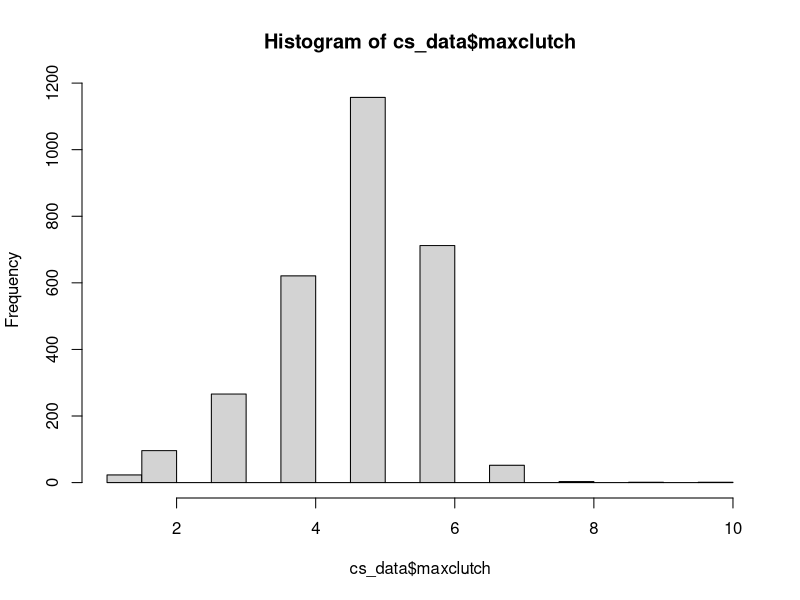
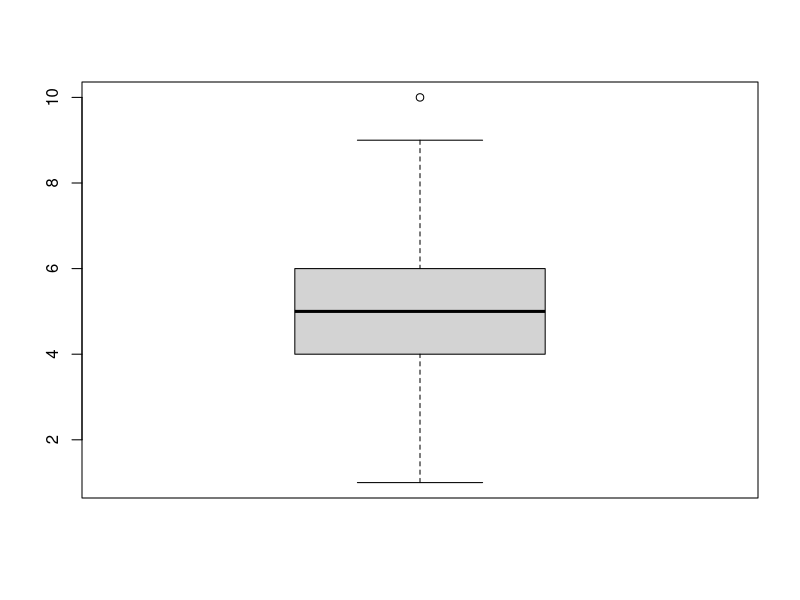
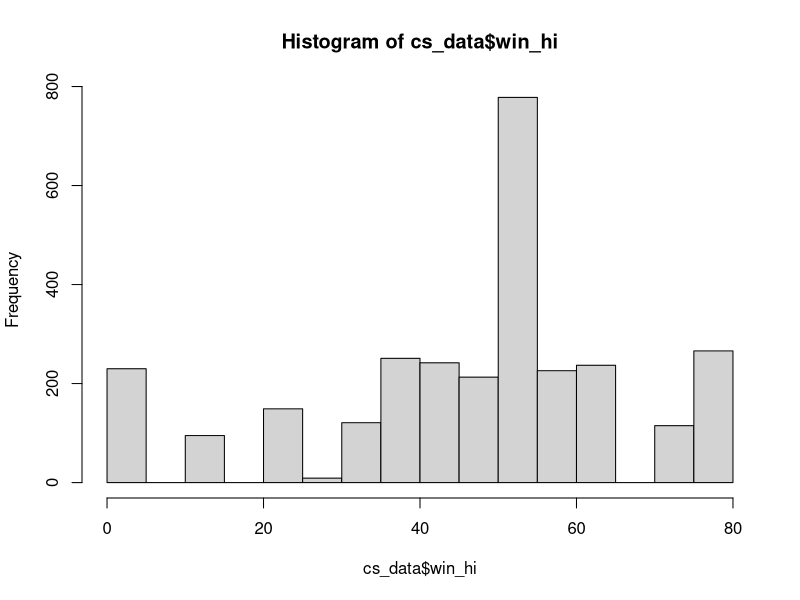
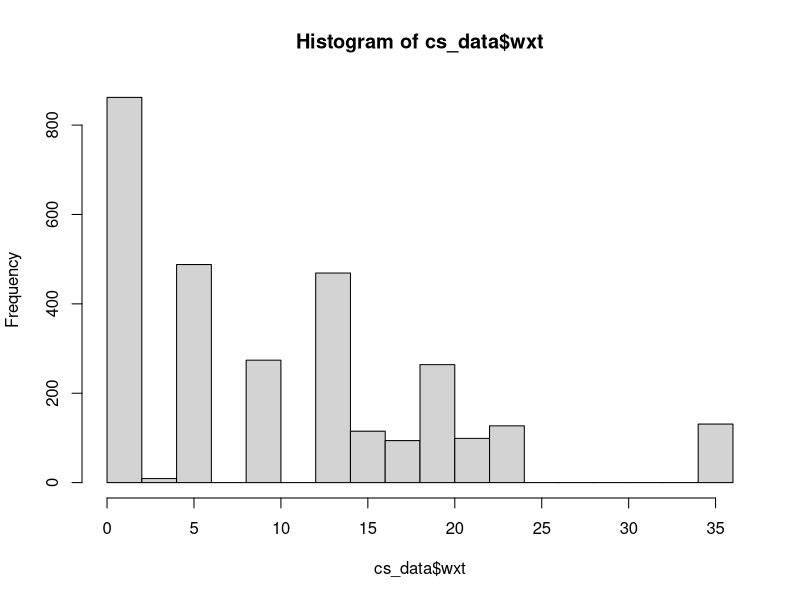
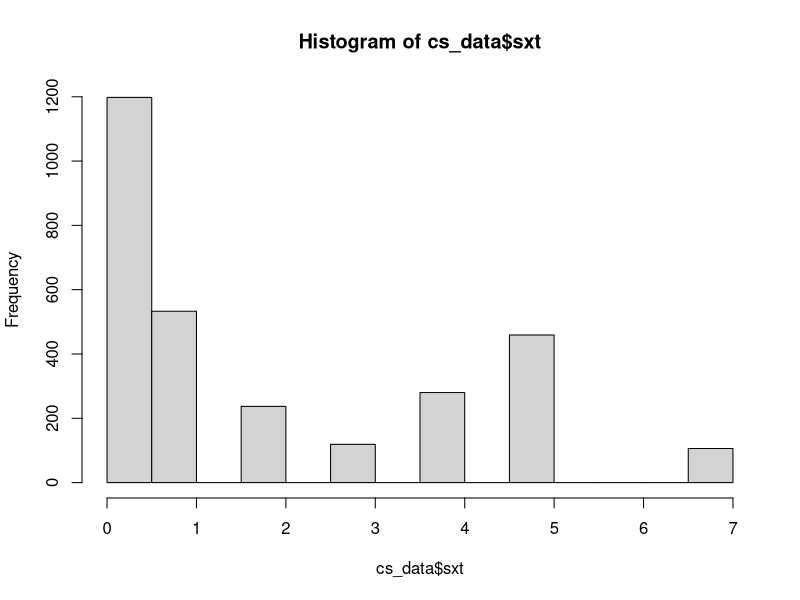
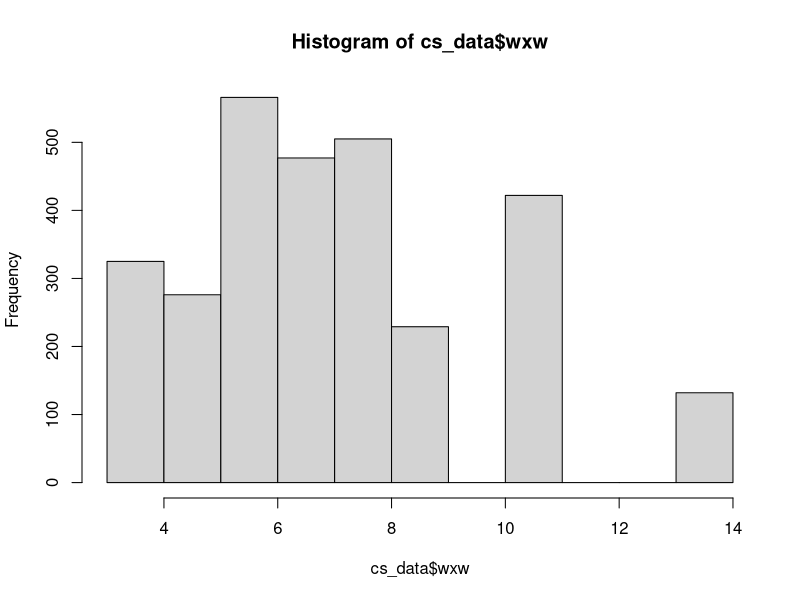
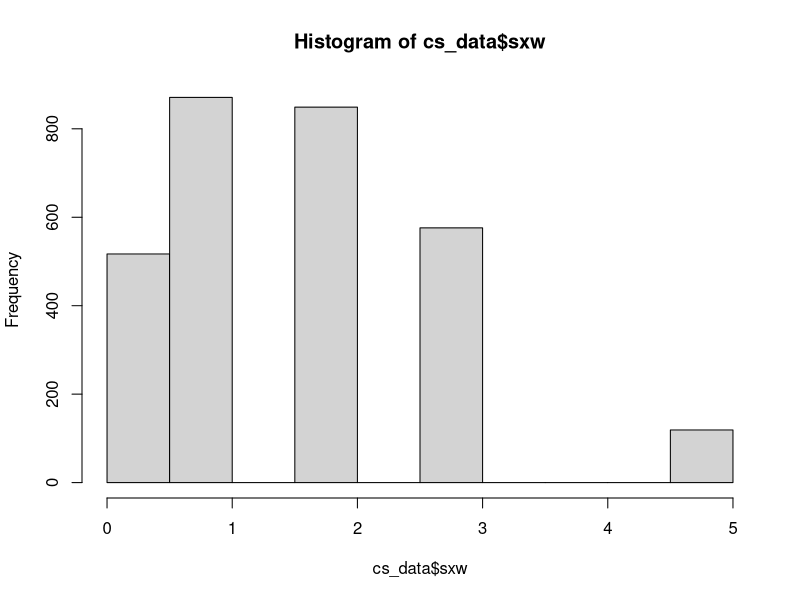
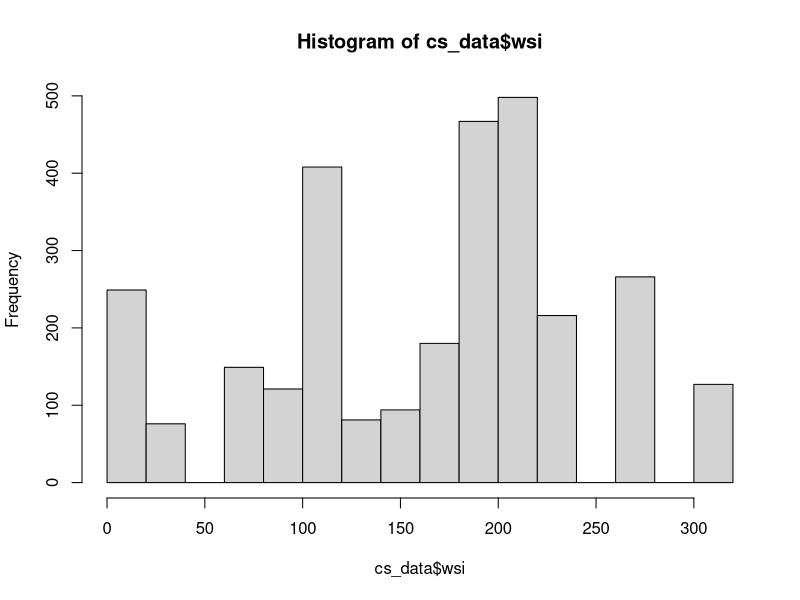

Write the R code that produced these figures, in order. (Note: this script raises an error after producing the figures.)
# Fit mixed effects models for clutch size

# Load Packages
library(lme4) #used for modeling mixed effects models
library(data.table) #for easy data manipulation and visuals
library(optimx) #another method for optimzation in model fitting

# Load data
cs_data <- read.csv("clutch_size/data/clutch_wx.csv", header = TRUE)
head(cs_data)
summary(cs_data)

# Remove nest with 34 eggs
cs_data <- cs_data[!(cs_data$maxclutch == "34"),]
summary(cs_data)

# Make sure site and year are factor variables
is.factor(cs_data$site)
cs_data$site <- as.factor(cs_data$site)
is.factor(cs_data$site)

is.factor(cs_data$year)
cs_data$year <- as.factor(cs_data$year)
is.factor(cs_data$year)

# Visualize data
hist(cs_data$maxclutch)
boxplot(cs_data$maxclutch)
hist(cs_data$win_hi)
hist(cs_data$wxt)
hist(cs_data$sxt)
hist(cs_data$wxw)
hist(cs_data$sxw)
hist(cs_data$wsi)
head(cs_data)

# Standardize variables
cs_data$cwin_hi <- cs_data$win_hi - mean(cs_data$win_hi)
cs_data$swin_hi <- scale(cs_data$win_hi, center = TRUE, scale = TRUE) #standardized, to center only set scale=FALSE
# 
cs_data$cwsi <- cs_data$wsi - mean(cs_data$wsi)
cs_data$swsi <- scale(cs_data$wsi, center = TRUE, scale = TRUE) #standardized

head(cs_data)



# Fit mixed effect models
# maxclutch ~ 1
c1 <- lmer(maxclutch ~ 1 + (1|year), data = cs_data)
summary(c1)
# get output
loglike <- logLik(c1)[1]
beta_c1 <- coef(summary(c1))[ ,"Estimate"]
k <- length(beta_c1)
model <- "null"

# summary of model fit
c1.sum <- summary(c1)
print(c1.sum, digits=3)


# maxclutch ~ sxt + sxw + Win_Hi + site + (1|year)
c2 <- glmer(maxclutch ~ sxt + sxw + swin_hi[,1] + site + (1|year), 
            data = cs_data, family = poisson(link = "log")) #Peterson & Douglas
summary(c2)
loglike <- append(loglike, logLik(c2)[1])
beta_c2 <- coef(summary(c2))[ ,"Estimate"]
k <- append(k, length(beta_c2))
model <- append(model, "sxt+sxw+win_hi+site")

# summary of model fit
c2.sum <- summary(c2)
print(c2.sum, digits=3)
plot(ranef(c2)) #QQ plot
plot(c2)

logLik(c2)
AIC(c2)
# maxclutch ~ sxt + sxw + Win_Hi + I(Win_Hi^2) + site + (1|year)
c3 <- glmer(maxclutch ~ sxt + sxw + swin_hi[,1] + I(swin_hi[,1]^2) + site + (1|year), 
            data = cs_data, family = poisson(link = "log")) #Peterson & Douglas
summary(c3)
loglike <- append(loglike, logLik(c3)[1])
beta_c3 <- coef(summary(c3))[ ,"Estimate"]
k <- append(k, length(beta_c3))
model <- append(model, "sxt+sxw+win_hi+win_hi2+site")

# summary of model fit
c3.sum <- summary(c3)
print(c3.sum, digits=3)
plot(ranef(c3))



# maxclutch ~ wsi + site + (1|year)
c4 <- glmer(maxclutch ~ swsi[,1] + site + (1|year), 
            data = cs_data, family = poisson(link = "log")) #Paul Flint
summary(c4)
loglike <- append(loglike, logLik(c4)[1])
beta_c4 <- coef(summary(c4))[ ,"Estimate"]
k <- append(k, length(beta_c4))
model <- append(model, "wsi+site")

# summary of model fit
c4.sum <- summary(c4)
print(c4.sum, digits=3)
plot(ranef(c4))




# maxclutch ~ Win_Hi + I(Win_Hi^2) + site + (1|year)
c5 <- glmer(maxclutch ~ swin_hi[,1] + I(swin_hi[,1]^2) + site + (1|year), 
            data = cs_data, family = poisson(link = "log")) #Katie Christie
summary(c5)
loglike <- append(loglike, logLik(c5)[1])
beta_c5 <- coef(summary(c5))[ ,"Estimate"]
k <- append(k, length(beta_c5))
model <- append(model, "win_hi+win_hi2+site")

# summary of model fit
c5.sum <- summary(c5)
print(c5.sum, digits=3)
plot(ranef(c5))



# maxclutch ~ Win_Hi + site + (1|year)
c6 <- glmer(maxclutch ~ swin_hi[,1] + site + (1|year), 
            data = cs_data, family = poisson(link = "log")) #Paul Flint
summary(c6)
loglike <- append(loglike, logLik(c6)[1])
beta_c6 <- coef(summary(c6))[ ,"Estimate"]
k <- append(k, length(beta_c6))
model <- append(model, "win_hi+site")

# summary of model fit
c6.sum <- summary(c6)
print(c6.sum, digits=3)
plot(ranef(c6))



# AICc Model Selection

# Create AICc table
table <- data.frame(model)
table$LL <- loglike
table$neg2LL <- loglike*-2 #calculate negative 2 loglikelihood from log likelihood
table$n <- nrow(cs_data) #number of observations
table$k <- k+2 #add 2 parameters for the random year effect and the residual estimate
table$AIC <- table$neg2LL + (2*table$k) #calculate AIC (not corrected for small sample)
table$AICc <- table$AIC + ((2*table$k^2+2*table$k)/(table$n-table$k-1)) #calculate AICc
table$AICcmin <- min(table$AICc) #find smallest AIC value
table$deltaAICc <- table$AICc-table$AICcmin #calculate difference between smallest AIC and each AICc
table$odds <- exp(-0.5*table$deltaAICc) #calculate model odds, need for model weights
summodds <- sum(table$odds) #summary model odds
table$AICcwt <- table$odds/summodds #calculate AICc model weights=strength of support for each
print(table, digits=2) 




# Save model oupput to output folder
# Write the results output into excel (csv)
clutch_model_table <- table
write.csv(clutch_model_table, "clutch_size/output/clutch_model_table.csv")



###Get mean clutch size and standard errors for both sites
kig_csdata <- cs_data[cs_data$site == "kig",]
utq_csdata <- cs_data[cs_data$site == "utq",]
mean(kig_csdata$maxclutch) #4.8
mean(utq_csdata$maxclutch) #4.3

# Activate package
library(plotrix) #used to get standard error
std.error(kig_csdata$maxclutch) #0.021
std.error(utq_csdata$maxclutch) #0.10
aggregate(maxclutch ~ site, data = cs_data, FUN = mean)
klci <- mean(kig_csdata$maxclutch) - 1.96*std.error(kig_csdata$maxclutch) #4.7478
kuci <- mean(kig_csdata$maxclutch) + 1.96*std.error(kig_csdata$maxclutch) #4.8308

ulci <- mean(utq_csdata$maxclutch) - 1.96*std.error(utq_csdata$maxclutch) #4.1123
uuci <- mean(utq_csdata$maxclutch) + 1.96*std.error(utq_csdata$maxclutch) #4.5030




mean(cs_data$maxclutch) #4.761596
std.error(cs_data$maxclutch) #0.02085693
lci <- mean(cs_data$maxclutch) - 1.96*std.error(cs_data$maxclutch) #4.72
uci <- mean(cs_data$maxclutch) + 1.96*std.error(cs_data$maxclutch) #4.80

# Get overall mean
m_clutch <- mean(cs_data$maxclutch)
# get sample size
n <- length(cs_data$maxclutch)
# find standard deviation
st.dev <- sd(cs_data$maxclutch)
# get standard error
st.error <- st.dev/sqrt(n)
alpha = 0.05
deg_of_free <- n-1
t_score <- qt(p = alpha/2, df = deg_of_free, lower.tail = F)
mar_of_error <- t_score*st.error
lower_bound <- m_clutch - mar_of_error
upper_bound <- m_clutch + mar_of_error


# Average clutch sizes per year
aggregate(maxclutch ~ year, data = cs_data, FUN = mean)

# average clutch sizes per year at each site
kig_eggs <- aggregate(maxclutch ~ year, data = kig_csdata, FUN = mean)
utq_eggs <- aggregate(maxclutch ~ year, data = utq_csdata, FUN = mean)

plot(kig_eggs$year, kig_eggs$maxclutch)
library(ggplot2)
ggplot(kig_eggs, aes(x = year, y = maxclutch)) +
  geom_point() +
  theme(axis.text.x = element_text(angle = 40, hjust = 1))
